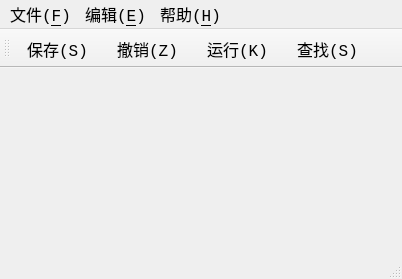
<?xml version="1.0" encoding="UTF-8"?>
<ui version="4.0">
 <class>MainWindow</class>
 <widget class="QMainWindow" name="MainWindow">
  <property name="geometry">
   <rect>
    <x>0</x>
    <y>0</y>
    <width>402</width>
    <height>279</height>
   </rect>
  </property>
  <property name="sizePolicy">
   <sizepolicy hsizetype="Expanding" vsizetype="Expanding">
    <horstretch>0</horstretch>
    <verstretch>0</verstretch>
   </sizepolicy>
  </property>
  <property name="palette">
   <palette>
    <active>
     <colorrole role="Text">
      <brush brushstyle="SolidPattern">
       <color alpha="255">
        <red>45</red>
        <green>45</green>
        <blue>72</blue>
       </color>
      </brush>
     </colorrole>
     <colorrole role="Base">
      <brush brushstyle="SolidPattern">
       <color alpha="255">
        <red>255</red>
        <green>255</green>
        <blue>232</blue>
       </color>
      </brush>
     </colorrole>
     <colorrole role="Highlight">
      <brush brushstyle="SolidPattern">
       <color alpha="255">
        <red>138</red>
        <green>125</green>
        <blue>109</blue>
       </color>
      </brush>
     </colorrole>
    </active>
    <inactive>
     <colorrole role="Text">
      <brush brushstyle="SolidPattern">
       <color alpha="255">
        <red>45</red>
        <green>45</green>
        <blue>72</blue>
       </color>
      </brush>
     </colorrole>
     <colorrole role="Base">
      <brush brushstyle="SolidPattern">
       <color alpha="255">
        <red>255</red>
        <green>255</green>
        <blue>232</blue>
       </color>
      </brush>
     </colorrole>
     <colorrole role="Highlight">
      <brush brushstyle="SolidPattern">
       <color alpha="255">
        <red>138</red>
        <green>125</green>
        <blue>109</blue>
       </color>
      </brush>
     </colorrole>
    </inactive>
    <disabled>
     <colorrole role="Text">
      <brush brushstyle="SolidPattern">
       <color alpha="255">
        <red>120</red>
        <green>120</green>
        <blue>120</blue>
       </color>
      </brush>
     </colorrole>
     <colorrole role="Base">
      <brush brushstyle="SolidPattern">
       <color alpha="255">
        <red>240</red>
        <green>240</green>
        <blue>240</blue>
       </color>
      </brush>
     </colorrole>
     <colorrole role="Highlight">
      <brush brushstyle="SolidPattern">
       <color alpha="255">
        <red>51</red>
        <green>153</green>
        <blue>255</blue>
       </color>
      </brush>
     </colorrole>
    </disabled>
   </palette>
  </property>
  <property name="font">
   <font>
    <family>Consolas</family>
    <pointsize>12</pointsize>
   </font>
  </property>
  <property name="windowTitle">
   <string>MainWindow</string>
  </property>
  <widget class="QWidget" name="centralWidget">
   <layout class="QGridLayout" name="gridLayout"/>
  </widget>
  <widget class="QStatusBar" name="statusBar"/>
  <widget class="QMenuBar" name="menuBar">
   <property name="geometry">
    <rect>
     <x>0</x>
     <y>0</y>
     <width>402</width>
     <height>20</height>
    </rect>
   </property>
   <widget class="QMenu" name="menu">
    <property name="title">
     <string>文件(&amp;F)</string>
    </property>
    <addaction name="separator"/>
    <addaction name="action_N"/>
    <addaction name="action_O"/>
    <addaction name="separator"/>
    <addaction name="action_A"/>
    <addaction name="separator"/>
    <addaction name="action_E"/>
   </widget>
   <widget class="QMenu" name="menu_H">
    <property name="title">
     <string>帮助(&amp;H)</string>
    </property>
    <addaction name="action_I"/>
   </widget>
   <widget class="QMenu" name="menu_E">
    <property name="title">
     <string>编辑(&amp;E)</string>
    </property>
    <addaction name="separator"/>
    <addaction name="separator"/>
    <addaction name="action_X"/>
    <addaction name="action_C"/>
    <addaction name="action_P"/>
    <addaction name="separator"/>
   </widget>
   <addaction name="menu"/>
   <addaction name="menu_E"/>
   <addaction name="menu_H"/>
  </widget>
  <widget class="QToolBar" name="mainToolBar">
   <property name="sizePolicy">
    <sizepolicy hsizetype="Expanding" vsizetype="Expanding">
     <horstretch>0</horstretch>
     <verstretch>0</verstretch>
    </sizepolicy>
   </property>
   <attribute name="toolBarArea">
    <enum>TopToolBarArea</enum>
   </attribute>
   <attribute name="toolBarBreak">
    <bool>false</bool>
   </attribute>
   <addaction name="action_S"/>
   <addaction name="action_Z"/>
   <addaction name="action_K"/>
   <addaction name="action_S_2"/>
  </widget>
  <action name="action_N">
   <property name="icon">
    <iconset resource="icons.qrc">
     <normaloff>:/icons/icons/document-new.png</normaloff>:/icons/icons/document-new.png</iconset>
   </property>
   <property name="text">
    <string>新建(&amp;N)</string>
   </property>
   <property name="statusTip">
    <string>新建一个文件。</string>
   </property>
   <property name="shortcut">
    <string>Ctrl+N</string>
   </property>
  </action>
  <action name="action_O">
   <property name="icon">
    <iconset resource="icons.qrc">
     <normaloff>:/icons/icons/document-open.png</normaloff>:/icons/icons/document-open.png</iconset>
   </property>
   <property name="text">
    <string>打开(&amp;O)</string>
   </property>
   <property name="statusTip">
    <string>打开新的文件。</string>
   </property>
   <property name="shortcut">
    <string>Ctrl+O</string>
   </property>
  </action>
  <action name="action_S">
   <property name="icon">
    <iconset resource="icons.qrc">
     <normaloff>:/icons/icons/document-save.png</normaloff>:/icons/icons/document-save.png</iconset>
   </property>
   <property name="text">
    <string>保存(&amp;S)</string>
   </property>
   <property name="statusTip">
    <string>保存当前文件。</string>
   </property>
   <property name="shortcut">
    <string>Ctrl+S</string>
   </property>
  </action>
  <action name="action_I">
   <property name="icon">
    <iconset resource="icons.qrc">
     <normaloff>:/icons/icons/help.png</normaloff>:/icons/icons/help.png</iconset>
   </property>
   <property name="text">
    <string>使用说明(&amp;I)</string>
   </property>
   <property name="statusTip">
    <string>显示使用说明和版本信息。</string>
   </property>
  </action>
  <action name="action_A">
   <property name="icon">
    <iconset resource="icons.qrc">
     <normaloff>:/icons/icons/document-save-as.png</normaloff>:/icons/icons/document-save-as.png</iconset>
   </property>
   <property name="text">
    <string>另存为(&amp;A)</string>
   </property>
   <property name="statusTip">
    <string>将当前文件另存为新文件。</string>
   </property>
   <property name="shortcut">
    <string>Ctrl+A</string>
   </property>
  </action>
  <action name="action_K">
   <property name="icon">
    <iconset resource="icons.qrc">
     <normaloff>:/icons/icons/Compile_Run_16px_521469_easyicon.net.png</normaloff>:/icons/icons/Compile_Run_16px_521469_easyicon.net.png</iconset>
   </property>
   <property name="text">
    <string>运行(&amp;K)</string>
   </property>
   <property name="shortcut">
    <string>F10</string>
   </property>
  </action>
  <action name="action_E">
   <property name="icon">
    <iconset resource="icons.qrc">
     <normaloff>:/icons/icons/exit.png</normaloff>:/icons/icons/exit.png</iconset>
   </property>
   <property name="text">
    <string>退出(&amp;E)</string>
   </property>
   <property name="statusTip">
    <string>退出程序。</string>
   </property>
  </action>
  <action name="action_Z">
   <property name="icon">
    <iconset resource="icons.qrc">
     <normaloff>:/icons/icons/edit-undo.png</normaloff>:/icons/icons/edit-undo.png</iconset>
   </property>
   <property name="text">
    <string>撤销(&amp;Z)</string>
   </property>
   <property name="statusTip">
    <string>撤销当前操作。</string>
   </property>
  </action>
  <action name="action_X">
   <property name="icon">
    <iconset resource="icons.qrc">
     <normaloff>:/icons/icons/editcut.png</normaloff>:/icons/icons/editcut.png</iconset>
   </property>
   <property name="text">
    <string>剪切(&amp;X)</string>
   </property>
  </action>
  <action name="action_C">
   <property name="icon">
    <iconset resource="icons.qrc">
     <normaloff>:/icons/icons/editcopy.png</normaloff>:/icons/icons/editcopy.png</iconset>
   </property>
   <property name="text">
    <string>复制(&amp;C)</string>
   </property>
  </action>
  <action name="action_P">
   <property name="icon">
    <iconset resource="icons.qrc">
     <normaloff>:/icons/icons/editpaste.png</normaloff>:/icons/icons/editpaste.png</iconset>
   </property>
   <property name="text">
    <string>粘贴(&amp;P)</string>
   </property>
  </action>
  <action name="action_S_2">
   <property name="icon">
    <iconset resource="icons.qrc">
     <normaloff>:/icons/icons/edit-find.png</normaloff>:/icons/icons/edit-find.png</iconset>
   </property>
   <property name="text">
    <string>查找(&amp;S)</string>
   </property>
   <property name="statusTip">
    <string>在文本中查找指定字符串。</string>
   </property>
  </action>
 </widget>
 <layoutdefault spacing="6" margin="11"/>
 <resources>
  <include location="icons.qrc"/>
 </resources>
 <connections/>
</ui>
